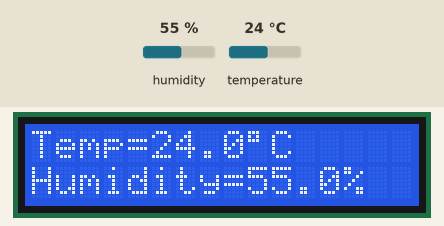
Recording of a program running on a simulated Raspberry Pi (BCM pin numbers). On the bench: 16×2 character LCD. The inputs (shaded band) are chosen by the test bench; at power-on: humidity 55 %, temperature 24 °C.

Above: at 4.2 s.
4.3 s: humidity set to 22 %
At 8.5 s:
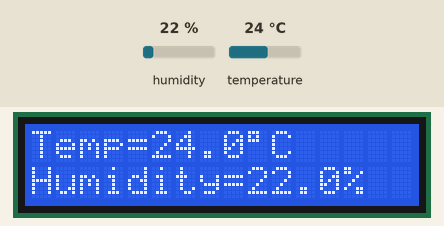
11.7 s: temperature set to 12 °C
At 13.9 s:
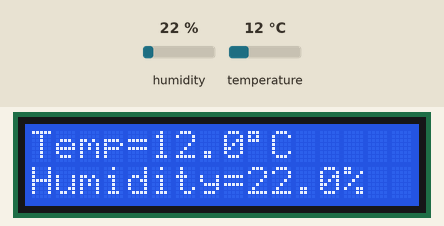
15.7 s: humidity set to 40 %
At 17.2 s:
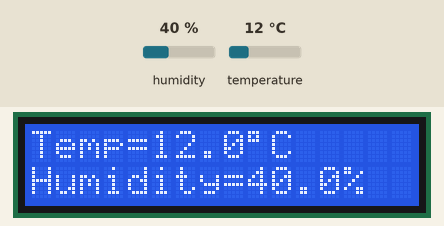
19.7 s: temperature set to 19 °C
At 23.7 s:
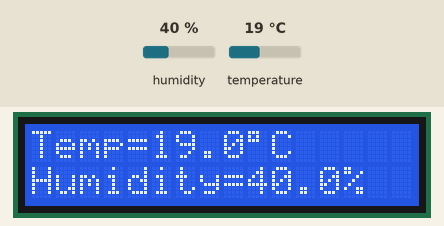
Timing chart, 0 to 25.2 s (numbered marks = the images above; inputs shaded):
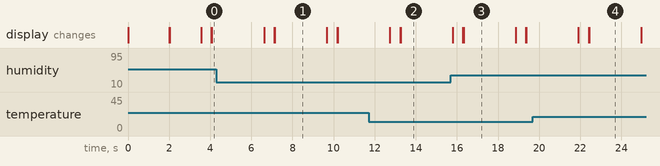

The program:

RPI-dht22-lcd.py
```python
#!/usr/bin/python
# -*- coding: utf-8 -*-

from hd44780 import HD44780
from datetime import datetime
from time import sleep
import Adafruit_DHT

lcd = HD44780()
sensor = Adafruit_DHT.DHT22
pin = 4

lcd.clear()
sleep(2)
lcd.message('Starting...')
sleep(1)

while True:
    humidity, temperature = Adafruit_DHT.read_retry(sensor, pin)
    lcd.clear()
    sleep(0.5)
    if humidity is not None and temperature is not None:
        msg = 'Temp={0:0.1f}'.format(temperature)+chr(223)+'C\nHumidity={0:0.1f}%'.format(humidity)
        lcd.message(msg)
    else:
        lcd.message('Error...')
    sleep(2)
exit()
```

hd44780.py
```python
#!/usr/bin/python

import RPi.GPIO as GPIO
from time import sleep
class HD44780:

    def __init__(self, pin_rs=7, pin_e=8, pins_db=[25, 24, 23, 18]):

        self.pin_rs=pin_rs
        self.pin_e=pin_e
        self.pins_db=pins_db

        GPIO.setwarnings(False)
        GPIO.setmode(GPIO.BCM)
        GPIO.setup(self.pin_e, GPIO.OUT)
        GPIO.setup(self.pin_rs, GPIO.OUT)
        for pin in self.pins_db:
            GPIO.setup(pin, GPIO.OUT)

        self.clear()

    def clear(self):
        """ Blank / Reset LCD """

        self.cmd(0x33) # $33 8-bit mode
        self.cmd(0x32) # $32 8-bit mode
        self.cmd(0x28) # $28 8-bit mode
        self.cmd(0x0C) # $0C 8-bit mode
        self.cmd(0x06) # $06 8-bit mode
        self.cmd(0x01) # $01 8-bit mode

    def cmd(self, bits, char_mode=False):
        """ Send command to LCD """

        sleep(0.001)
        bits=bin(bits)[2:].zfill(8)

        GPIO.output(self.pin_rs, char_mode)

        for pin in self.pins_db:
            GPIO.output(pin, False)

        for i in range(4):
            if bits[i] == "1":
                GPIO.output(self.pins_db[::-1][i], True)

        GPIO.output(self.pin_e, True)
        GPIO.output(self.pin_e, False)

        for pin in self.pins_db:
            GPIO.output(pin, False)

        for i in range(4,8):
            if bits[i] == "1":
                GPIO.output(self.pins_db[::-1][i-4], True)


        GPIO.output(self.pin_e, True)
        GPIO.output(self.pin_e, False)

    def message(self, text):
        """ Send string to LCD. Newline wraps to second line"""

        for char in text:
            if char == '\n':
                self.cmd(0xC0) # next line
            else:
                self.cmd(ord(char),True)

if __name__ == '__main__':

    lcd = HD44780()
    lcd.message("Raspberry Pi\n  Take a byte!")
```

Measured:
- what the display in image 1 shows lasts 2.6 s, from 7.1 s to 9.7 s
